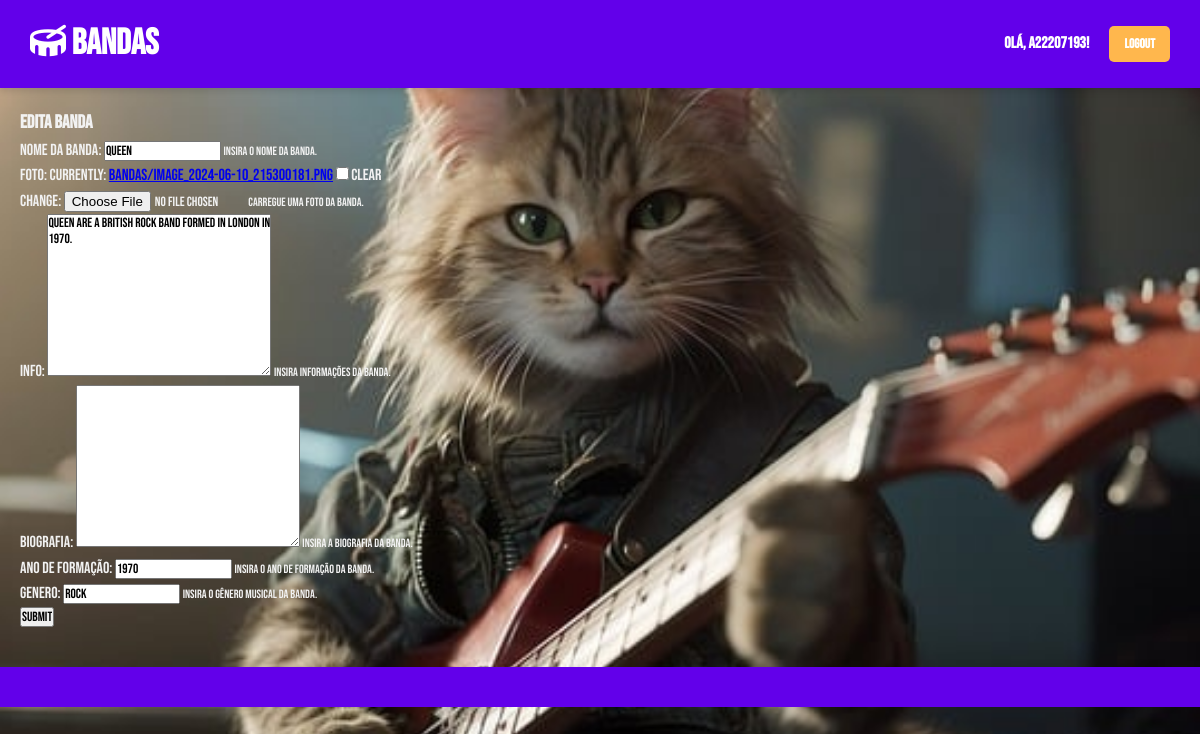
Screenshot of /bandas/edita_banda/24/ (signed in) with the database file from the repository.
### bandas/models.py (models this page shows, shortened)
class Band(models.Model):
    name = models.CharField(max_length=100)
    photo = models.ImageField(upload_to='bandas/', null=True, blank=True)
    info = models.TextField()
    biography = models.TextField(null=True, blank=True)
    yearFormation = models.PositiveIntegerField(blank=True)
    genre = models.CharField(max_length=30, blank=True)

### bandas/views.py (the view)
# urls.py: path('edita_banda/<int:band_id>/', views.edita_banda_view, name="edita_banda_url"),
@group_required('Editor de Bandas', 'Admin')
def edita_banda_view(request, band_id):
    band = Band.objects.get(pk=band_id)
    if request.method == 'POST':
        form = bandForm(request.POST, request.FILES, instance=band)
        if form.is_valid():
            form.save()
            return redirect('bandas:banda_url', band.id)
    else:
        form = bandForm(instance=band)
    context = {'form': form, 'band': band}
    return render(request, 'bandas/edita_banda.html', context)

### bandas/forms.py
class bandForm(forms.ModelForm):
  class Meta:
    model = Band
    fields = '__all__'
    widgets = {
      'name': forms.TextInput(attrs={
          'placeholder':'Nome da banda',
      })
    }
    labels = {
      'name': 'Nome da Banda',
      'photo': 'Foto',
      'biography': 'Biografia',
      'yearFormation': 'Ano de formação',
      'genre': 'Genero'
    }
    help_texts = {
            'name': 'Insira o nome da banda.',
            'photo': 'Carregue uma foto da banda.',
            'info': 'Insira informações da banda.',
            'biography': 'Insira a biografia da banda.',
            'yearFormation': 'Insira o ano de formação da banda.',
            'genre': 'Insira o gênero musical da banda.'
        }

### bandas/views.py (called while the page is built)
def group_required(*group_names):
    def in_groups(user):
        if user.is_authenticated:
            if bool(user.groups.filter(name__in=group_names)) | user.is_superuser:
                return True
        raise PermissionDenied
    return user_passes_test(in_groups)

### bandas/templates/bandas/edita_banda.html (shortened to what this page needs)
{% extends 'bandas/layout.html' %}
{% block content %}
    <h3>Edita Banda</h3>
    <form action="{% url 'bandas:edita_banda_url' band.id %}" method="post" enctype='multipart/form-data'>
      {{ form.as_p }}
      <input type="submit">
    </form>
{% endblock %}

### bandas/templates/bandas/layout.html (shortened to what this page needs)
<html lang="pt">
<head>
    {% load static %}
    <link rel="stylesheet" href="{% static 'bandas/styles.css' %}">
</head>
<body>
    <header>
        <h1 id="link"><a href="{% url 'bandas:bandas_url' %}"><i class="fa-solid fa-drum"></i> Bandas</a></h1>
        <div id="user-links">
            {% if user.is_authenticated %}
                <span>Olá, {{ user.username }}!</span>
                <a href="{% url 'bandas:logout' %}"><button>Logout</button></a>
            {% else %}
                <a href="{% url 'bandas:login' %}"><button>Login</button></a>
                <a href="{% url 'bandas:registo' %}"><button>Register</button></a>
            {% endif %}
        </div>
    </header>
    <main>
        {% block content %}
        {% endblock %}
    </main>
    <footer>
    </footer>
</body>
</html>

### bandas/static/bandas/styles.css (style rules this page uses)
* { padding: 0; margin: 0; box-sizing: border-box; font-family: "Bebas Neue", sans-serif; }
body { background-image: url('images/gatoroqueiro.jpg'); background-size: cover; background-position: center; background-attachment: fixed; background-color: #f0f0f0; color: #f2f2f2; line-height: 1.6; }
header { background-color: #6200ea; color: white; padding: 15px 30px; display: flex; justify-content: space-between; align-items: center; box-shadow: 0 4px 6px rgba(0, 0, 0, 0.1); }
header h1 { font-family: 'Bebas Neue', cursive; font-size: 36px; margin: 0; }
header h1 a { text-decoration: none; color: white; transition: color 0.3s ease; }
#user-links { display: flex; gap: 10px; align-items: center; }
#user-links a button { background-color: #ffb74d; color: white; border: none; padding: 10px 15px; border-radius: 5px; cursor: pointer; font-weight: 700; transition: background-color 0.3s ease; }
#user-links span { margin-right: 10px; font-weight: 700; }
footer { background-color: #6200ea; color: white; text-align: center; padding: 20px; margin-top: 20px; }
.helptext { font-size: 12px; }
main { padding: 20px; }

### rows the page displays
Band: name "Queen", info "Queen are a British rock band formed in London in 1970.", yearFormation "1970", genre "Rock"

### other values shown
{{ user.username }} "a22207193"
